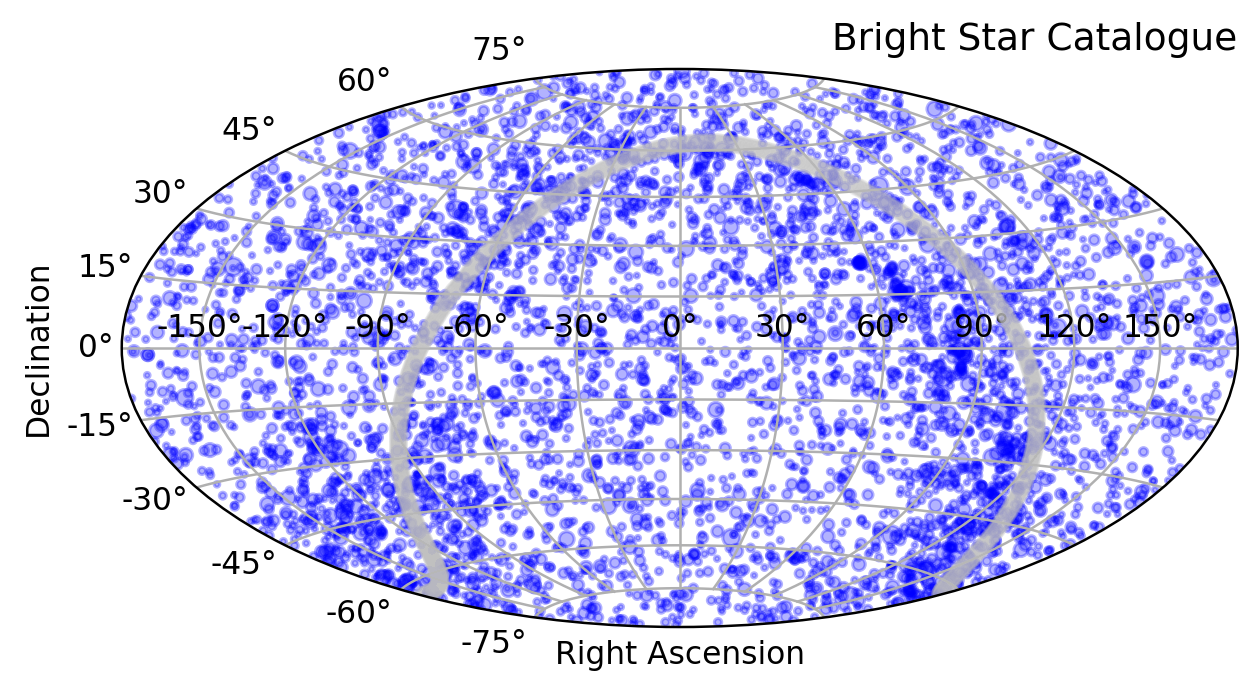

Recreate this plot in Python.
#!/usr/pkg/bin/python3.9

#
# Time-stamp: <2022/11/20 20:21:40 (CST) daisuke>
#

# importing numpy module
import numpy

# importing astropy module
import astropy.units
import astropy.coordinates

# importing matplotlib module
import matplotlib.figure
import matplotlib.backends.backend_agg

# units
u_ha  = astropy.units.hourangle
u_deg = astropy.units.deg

# data file
file_data = 'bsc5.txt'

# output files
file_output = 'ai202209_s10_01_04.pdf'

# numpy arrays to storing data
data_hr   = numpy.array ([])
data_ra   = numpy.array ([])
data_dec  = numpy.array ([])
data_l    = numpy.array ([])
data_b    = numpy.array ([])
data_Vmag = numpy.array ([])

# opening file
with open (file_data, 'r') as fh:
    # counting number of objects
    n = 0
    for line in fh:
        n += 1

# opening file
with open (file_data, 'r') as fh:
    # initialising counter
    i = 0
    # reading file
    for line in fh:
        # counting and showing progress
        i += 1
        if (i % 500 == 0):
            print ("progress: %4d / %4d" % (i, n) )
        # splitting line
        (hr_str, ra_str, dec_str, glon_str, glat_str, Vmag_str) = line.split ()
        # conversion from string to int or float
        hr = int (hr_str)
        glon_deg = float (glon_str)
        glat_deg = float (glat_str)
        Vmag = float (Vmag_str)

        # skip if Vmag > 6.0
        if (Vmag > 6.0):
            continue
    
        # coordinate
        coord = astropy.coordinates.SkyCoord (ra_str, dec_str, \
                                              frame=astropy.coordinates.FK5, \
                                              equinox="J2000", \
                                              unit=(u_ha, u_deg) )

        # (RA, Dec) in radian
        ra_rad = coord.ra.radian
        dec_rad = coord.dec.radian
        # conversion from (RA, Dec) to (l, b) using astropy
        l_rad = coord.galactic.l.radian
        b_rad = coord.galactic.b.radian

        # changing from [0:2pi] to [-pi:pi]
        if (ra_rad > numpy.pi):
            ra_rad -= 2.0 * numpy.pi
        if (l_rad > numpy.pi):
            l_rad -= 2.0 * numpy.pi

        # appending data to numpy arrays
        data_hr   = numpy.append (data_hr, hr)
        data_ra   = numpy.append (data_ra, ra_rad)
        data_dec  = numpy.append (data_dec, dec_rad)
        data_l    = numpy.append (data_l, l_rad)
        data_b    = numpy.append (data_b, b_rad)
        data_Vmag = numpy.append (data_Vmag, Vmag)

# galactic plane
gal_lon = numpy.linspace (0.001, 359.999, 1000) * u_deg
gal_lat = numpy.zeros (1000) * u_deg
gal_coord = astropy.coordinates.Galactic (l=gal_lon, \
                                          b=gal_lat)
gal_ra  = gal_coord.transform_to (astropy.coordinates.ICRS) \
                   .ra.wrap_at (180.0 * u_deg).radian
gal_dec = gal_coord.transform_to (astropy.coordinates.ICRS).dec.radian

# making objects "fig" and "ax"
fig    = matplotlib.figure.Figure ()
canvas = matplotlib.backends.backend_agg.FigureCanvasAgg (fig)
ax     = fig.add_subplot (111, projection="hammer")

# axes
ax.grid ()
ax.set_title ('Bright Star Catalogue', loc='right')
ax.set_xlabel ('Right Ascension')
ax.set_ylabel ('Declination')

# plotting data
ax.plot (gal_ra, gal_dec, \
         linestyle='None', marker='o', color='silver', markersize=5, \
         alpha=0.1, label='Galactic plane')
size = (6.5 - data_Vmag) * 5.0
ax.scatter (data_ra, data_dec, marker='o', s=size, c='b', alpha=0.3)

# saving figure to files
fig.savefig (file_output, dpi=225, bbox_inches="tight")
